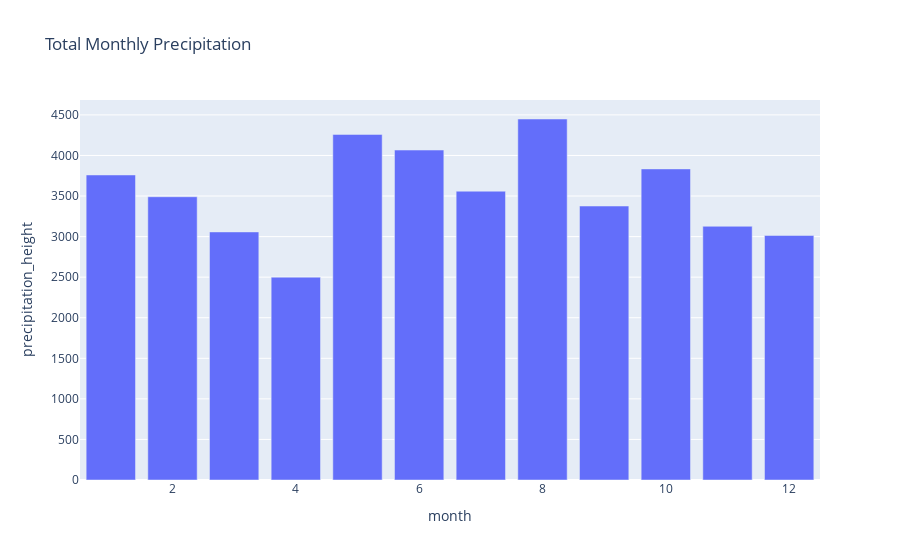

The cell this chart's notebook holds for it:
### Code cell
monthly_rain = df.groupby('month')['precipitation_height'].sum().reset_index()
px.bar(monthly_rain, x='month', y='precipitation_height',
       title="Total Monthly Precipitation")

### Figure 1 — Plotly figure (JSON) as saved in the notebook; plotly's stock layout.template omitted (floating-point values rounded to 4 significant figures)
{"data": [{"hovertemplate": "month=%{x}<br>precipitation_height=%{y}<extra></extra>", "legendgroup": "", "marker": {"color": "#636efa", "pattern": {"shape": ""}}, "name": "", "orientation": "v", "showlegend": false, "textposition": "auto", "type": "bar", "x": [1, 2, 3, 4, 5, 6, 7, 8, 9, 10, 11, 12], "xaxis": "x", "y": [3760.0, 3491.0, 3058.0, 2500.0, 4259.0, 4067.0, 3560.0, 4450.0, 3377.0, 3834.0, 3127.0, 3014.0], "yaxis": "y"}], "layout": {"barmode": "relative", "legend": {"tracegroupgap": 0}, "title": {"text": "Total Monthly Precipitation"}, "xaxis": {"anchor": "y", "domain": [0, 1], "title": {"text": "month"}}, "yaxis": {"anchor": "x", "domain": [0, 1], "title": {"text": "precipitation_height"}}}}
